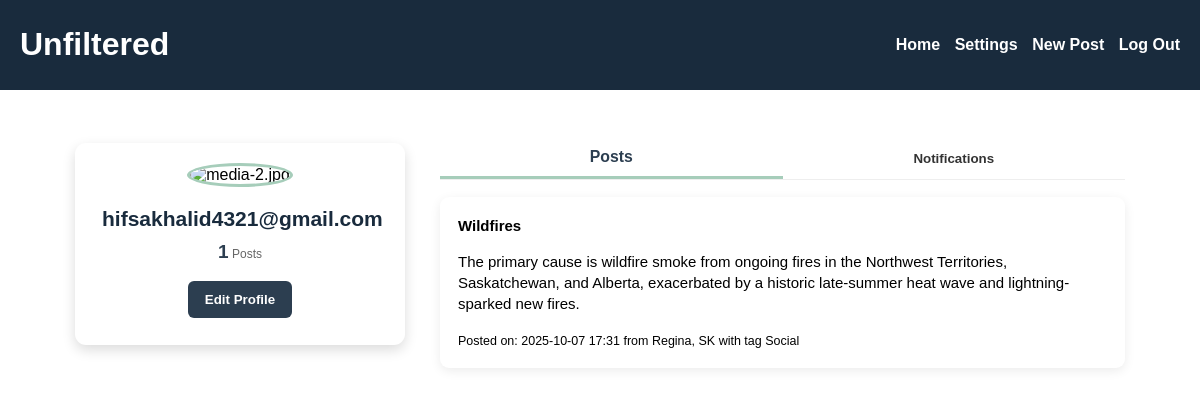
/accounts/profile/ (signed in), run on an earlier commit of the app's database.
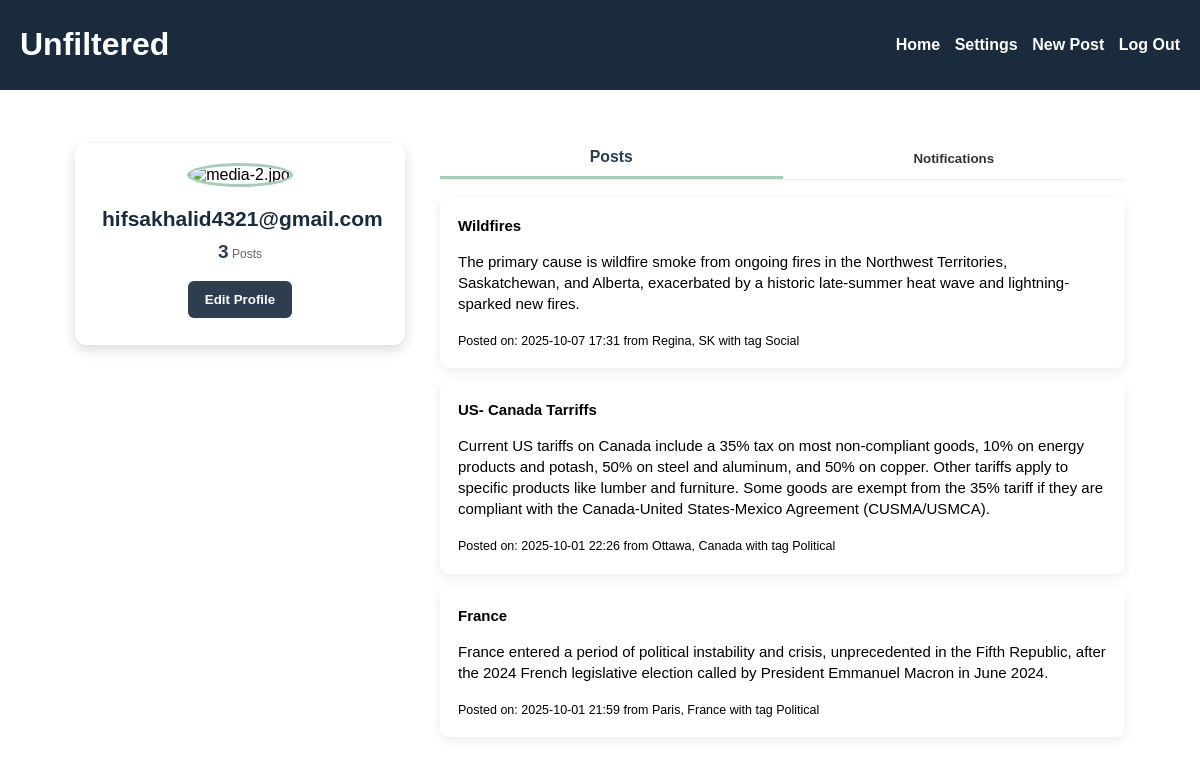
And on a later commit of the database.
### posts/models.py (models this page shows, shortened)
class Post(models.Model):
    is_active = models.BooleanField(default=True)
    author = models.ForeignKey(User, on_delete=models.CASCADE)
    title = models.CharField(max_length=255, blank=True)
    description = models.TextField()
    date_time = models.DateTimeField()
    location = models.CharField(max_length=100)
    TAG_CHOICES = [
        ('NATURAL', 'Natural'),
        ('SOCIAL', 'Social'),
        ('POLITICAL', 'Political'),
    ]
    tag = models.CharField(
        max_length=10,
        choices=TAG_CHOICES,
        default='SOCIAL',
    )

### accounts/views.py (the view)
# urls.py: path("profile/", profile, name="profile"),
@login_required
def profile (request):
    user = request.user
    user_posts = Post.objects.filter(author=user).order_by('-date_time')
    user_notifications = user.notifications.all().order_by('-created_at')
    context = {
        'profile_user': user,
        'user_posts': user_posts,
        'user_notifications': user_notifications,
        'has_new_notifications': user.notifications.filter(is_new=True).exists()
    }
    return render(request, 'accounts/profile.html', context)

### accounts/templates/accounts/profile.html (shortened to what this page needs)
{% extends "accounts/profile_base.html" %} {% load static %}  {% block content %}
<div class="profile-sidepanel">
  <div class="profile-box">
    <img src="media-4.jpg" alt="media-2.jpg" class="profile-pic" />
    <h2 class="profile-name">{{ profile_user.username }}</h2>
    <div class="profile-details">
      <div><strong>{{ user_posts.count }}</strong><span> Posts</span></div>
    </div>
    <button class="edit-button">Edit Profile</button>
  </div>
</div>
<section class="profile-content">
  <div class="profile-tabs">
    <button class="tab active" onclick="showTab('posts')">Posts</button>
    <button
      class="tab notification-tab {% if has_new_notifications %}unread{% endif %}"
      onclick="handleNotificationClick(event)"
    >
      Notifications
    </button>
  </div>
  <div class="tab-content active" id="posts">
    {% for post in user_posts %}
    <div class="post-box">
      <strong>{{ post.title }}</strong>
      <p>{{ post.description }}</p>
      <small
        >Posted on: {{ post.date_time|date:"Y-m-d H:i" }} from {{post.location}}
        with tag {{ post.get_tag_display }}
      </small>
    </div>
    {% empty %}
    <div class="post-box">You haven't made any posts yet!</div>
    {% endfor %}
  </div>
</section>
{% endblock content %}

What changed in the data, as far as the page shows it:
added Post: title "US- Canada Tarriffs", description "Current US tariffs on Canada include a 35% tax on most non-compliant goods, 10% on energy products and potash, 50% on steel and aluminum, and 50% on copper. Other tariffs apply to specific products like lumber and furniture. Some goods are exempt from the 35% tariff if they are compliant with the Canada-United States-Mexico Agreement (CUSMA/USMCA).", date_time "2025-10-01 22:26", location "Ottawa, Canada", tag "Political"
added Post: title "France", description "France entered a period of political instability and crisis, unprecedented in the Fifth Republic, after the 2024 French legislative election called by President Emmanuel Macron in June 2024.", date_time "2025-10-01 21:59", location "Paris, France", tag "Political"
Also different on the page:
{{ user_posts.count }}: "1" → "3"
